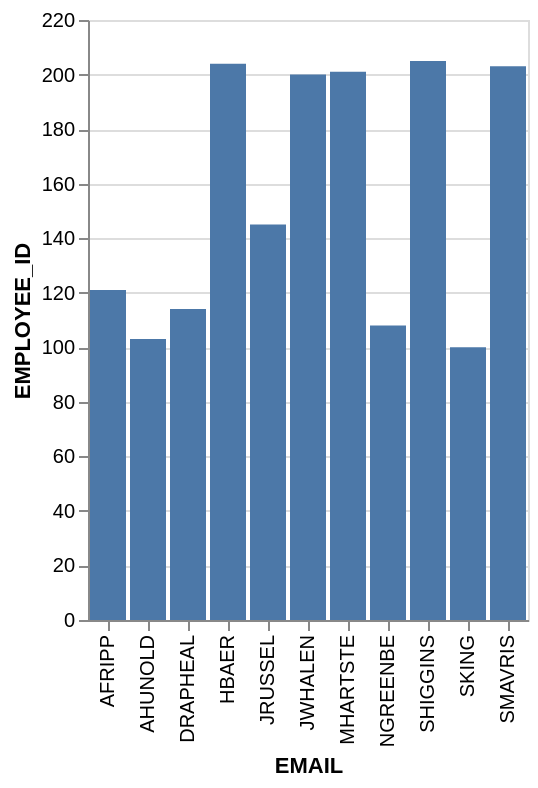

Source (Vega-Lite JSON):
### Vega-Lite specification from a JSON file in a GitHub repository (floating-point values rounded to 4 significant figures)
{"data": {"values": [{"x_data": "AFRIPP", "y_data": 121}, {"x_data": "AHUNOLD", "y_data": 103}, {"x_data": "DRAPHEAL", "y_data": 114}, {"x_data": "HBAER", "y_data": 204}, {"x_data": "JRUSSEL", "y_data": 145}, {"x_data": "JWHALEN", "y_data": 200}, {"x_data": "MHARTSTE", "y_data": 201}, {"x_data": "NGREENBE", "y_data": 108}, {"x_data": "SHIGGINS", "y_data": 205}, {"x_data": "SKING", "y_data": 100}, {"x_data": "SMAVRIS", "y_data": 203}]}, "mark": "bar", "encoding": {"x": {"field": "x_data", "type": "nominal", "title": "EMAIL", "sort": "ascending"}, "y": {"field": "y_data", "type": "quantitative", "title": "EMPLOYEE_ID"}}}
